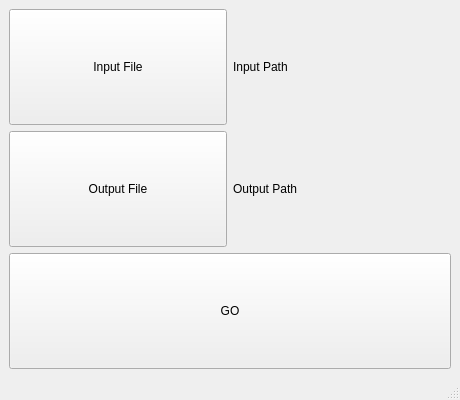
<?xml version="1.0" encoding="UTF-8"?>
<ui version="4.0">
 <class>MainWindow</class>
 <widget class="QMainWindow" name="MainWindow">
  <property name="geometry">
   <rect>
    <x>0</x>
    <y>0</y>
    <width>460</width>
    <height>400</height>
   </rect>
  </property>
  <property name="windowTitle">
   <string>MainWindow</string>
  </property>
  <widget class="QWidget" name="centralwidget">
   <layout class="QGridLayout" name="gridLayout">
    <item row="0" column="0">
     <layout class="QVBoxLayout" name="verticalLayout_3">
      <item>
       <layout class="QHBoxLayout" name="horizontalLayout_6">
        <item>
         <widget class="QPushButton" name="inputFileButton">
          <property name="sizePolicy">
           <sizepolicy hsizetype="Minimum" vsizetype="Preferred">
            <horstretch>0</horstretch>
            <verstretch>0</verstretch>
           </sizepolicy>
          </property>
          <property name="text">
           <string>Input File</string>
          </property>
         </widget>
        </item>
        <item>
         <widget class="QLabel" name="inputFileLabel">
          <property name="text">
           <string>Input Path</string>
          </property>
         </widget>
        </item>
       </layout>
      </item>
      <item>
       <layout class="QHBoxLayout" name="horizontalLayout_7">
        <property name="sizeConstraint">
         <enum>QLayout::SetDefaultConstraint</enum>
        </property>
        <item>
         <widget class="QPushButton" name="outputFileButton">
          <property name="sizePolicy">
           <sizepolicy hsizetype="Minimum" vsizetype="Preferred">
            <horstretch>0</horstretch>
            <verstretch>0</verstretch>
           </sizepolicy>
          </property>
          <property name="text">
           <string>Output File</string>
          </property>
         </widget>
        </item>
        <item>
         <widget class="QLabel" name="outputFileLabel">
          <property name="text">
           <string>Output Path</string>
          </property>
         </widget>
        </item>
       </layout>
      </item>
      <item>
       <layout class="QHBoxLayout" name="horizontalLayout_8">
        <item>
         <widget class="QPushButton" name="ffmpeg">
          <property name="sizePolicy">
           <sizepolicy hsizetype="Minimum" vsizetype="Minimum">
            <horstretch>0</horstretch>
            <verstretch>0</verstretch>
           </sizepolicy>
          </property>
          <property name="text">
           <string>GO</string>
          </property>
         </widget>
        </item>
       </layout>
      </item>
     </layout>
    </item>
   </layout>
  </widget>
  <widget class="QMenuBar" name="menubar">
   <property name="geometry">
    <rect>
     <x>0</x>
     <y>0</y>
     <width>460</width>
     <height>27</height>
    </rect>
   </property>
  </widget>
  <widget class="QStatusBar" name="statusbar"/>
 </widget>
 <resources/>
 <connections/>
</ui>
